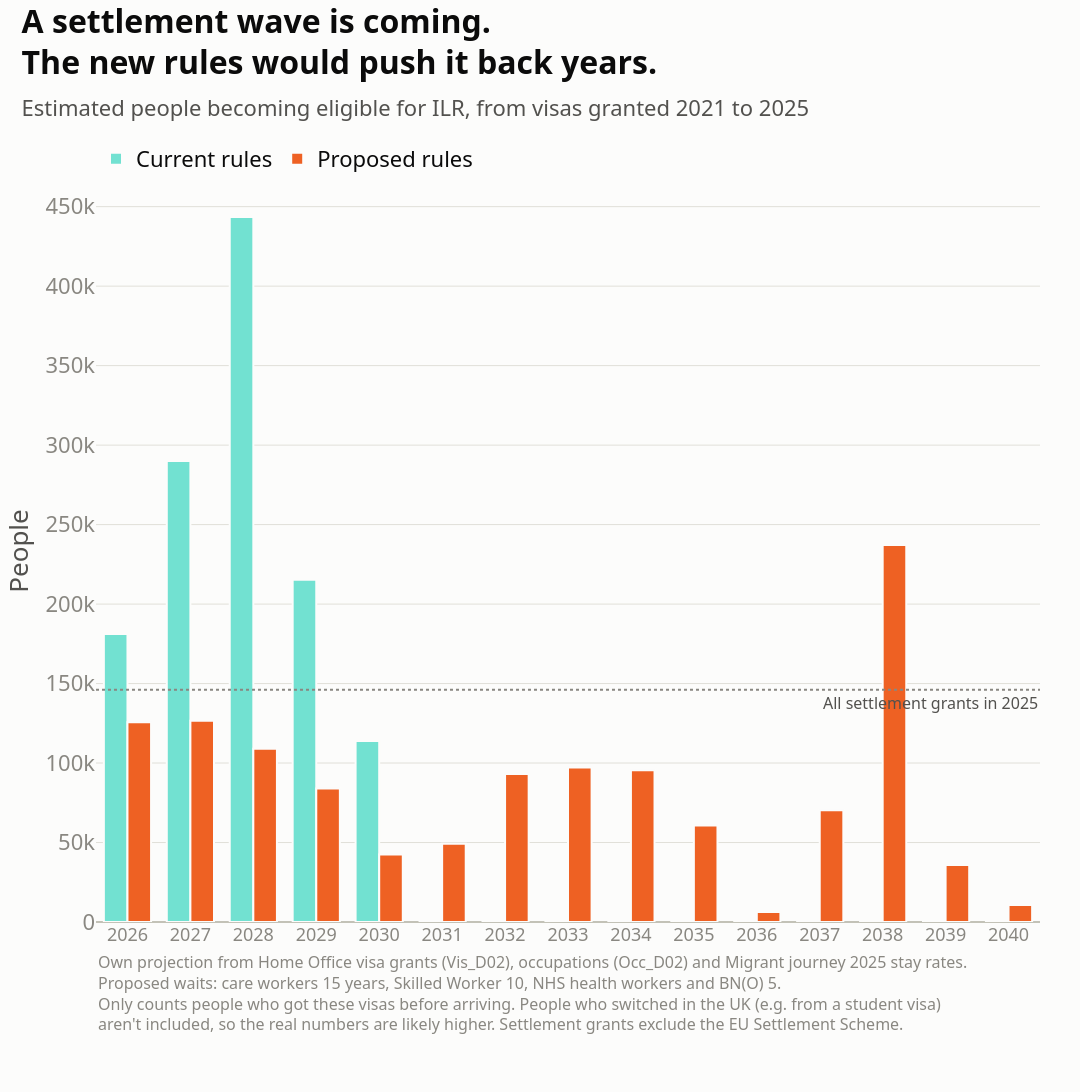

The notebook cell saved with this chart:
### Code cell
fig = px.bar(proj, barmode="group")
fig.add_hline(y=ilr_2025, line_dash="dot", line_color=MUTED,
              annotation_text="All settlement grants in 2025", annotation_position="bottom right",
              annotation_font=dict(color=INK2, size=16))
fig.update_layout(xaxis_title="", yaxis_title="People")
fig.update_xaxes(dtick=1, tickangle=0, tickfont=dict(size=18))

finish(fig,
       title="A settlement wave is coming.<br>The new rules would push it back years.",
       subtitle="Estimated people becoming eligible for ILR, from visas granted 2021 to 2025",
       source="Own projection from Home Office visa grants (Vis_D02), occupations (Occ_D02) and Migrant journey 2025 stay rates.<br>"
              "Proposed waits: care workers 15 years, Skilled Worker 10, NHS health workers and BN(O) 5.<br>"
              "Only counts people who got these visas before arriving. People who switched in the UK (e.g. from a student visa)<br>"
              "aren't included, so the real numbers are likely higher. Settlement grants exclude the EU Settlement Scheme.",
       name="06_settlement_wave").show()

### Figure 1 — Plotly figure (JSON) as saved in the notebook; plotly's stock layout.template omitted (floating-point values rounded to 4 significant figures)
{"data": [{"alignmentgroup": "True", "hovertemplate": "variable=Current rules<br>index=%{x}<br>value=%{y}<extra></extra>", "legendgroup": "Current rules", "marker": {"color": "#72E1D1", "line": {"color": "#fcfcfb", "width": 2}, "pattern": {"shape": ""}}, "name": "Current rules", "offsetgroup": "Current rules", "orientation": "v", "showlegend": true, "textposition": "auto", "type": "bar", "x": [2026, 2027, 2028, 2029, 2030, 2031, 2032, 2033, 2034, 2035, 2036, 2037, 2038, 2039, 2040], "xaxis": "x", "y": [181200.0, 289900.0, 443400.0, 215300.0, 113800.0, 0.0, 0.0, 0.0, 0.0, 0.0, 0.0, 0.0, 0.0, 0.0, 0.0], "yaxis": "y"}, {"alignmentgroup": "True", "hovertemplate": "variable=Proposed rules<br>index=%{x}<br>value=%{y}<extra></extra>", "legendgroup": "Proposed rules", "marker": {"color": "#EE6123", "line": {"color": "#fcfcfb", "width": 2}, "pattern": {"shape": ""}}, "name": "Proposed rules", "offsetgroup": "Proposed rules", "orientation": "v", "showlegend": true, "textposition": "auto", "type": "bar", "x": [2026, 2027, 2028, 2029, 2030, 2031, 2032, 2033, 2034, 2035, 2036, 2037, 2038, 2039, 2040], "xaxis": "x", "y": [125700.0, 126600.0, 108900.0, 84020.0, 42430.0, 49220.0, 93080.0, 97260.0, 95460.0, 60640.0, 6269.0, 70290.0, 237200.0, 35820.0, 10720.0], "yaxis": "y"}], "layout": {"annotations": [{"font": {"color": "#52514e", "size": 16}, "showarrow": false, "text": "All settlement grants in 2025", "x": 1, "xanchor": "right", "xref": "x domain", "y": 146119, "yanchor": "top", "yref": "y"}, {"align": "left", "font": {"color": "#898781", "size": 16}, "showarrow": false, "text": "Own projection from Home Office visa grants (Vis_D02), occupations (Occ_D02) and Migrant journey 2025 stay rates.<br>Proposed waits: care workers 15 years, Skilled Worker 10, NHS health workers and BN(O) 5.<br>Only counts people who got these visas before arriving. People who switched in the UK (e.g. from a student visa)<br>aren't included, so the real numbers are likely higher. Settlement grants exclude the EU Settlement Scheme.", "x": 0, "xanchor": "left", "xref": "paper", "y": -0.155, "yanchor": "bottom", "yref": "paper"}], "barmode": "group", "font": {"size": 22}, "height": 1350, "legend": {"orientation": "h", "title": {"text": ""}, "tracegroupgap": 0, "x": 0, "y": 1, "yanchor": "bottom"}, "margin": {"b": 170, "l": 90, "r": 40, "t": 180}, "shapes": [{"line": {"color": "#898781", "dash": "dot"}, "type": "line", "x0": 0, "x1": 1, "xref": "x domain", "y0": 146119, "y1": 146119, "yref": "y"}], "title": {"font": {"size": 32}, "text": "<b>A settlement wave is coming.<br>The new rules would push it back years.</b><br><span style='font-size:22px;color:#52514e'>Estimated people becoming eligible for ILR, from visas granted 2021 to 2025</span>", "x": 0.02, "xanchor": "left", "y": 0.97, "yanchor": "top", "yref": "container"}, "width": 1080, "xaxis": {"anchor": "y", "autorange": true, "domain": [0, 1], "dtick": 1, "range": [2026.0, 2040.0], "tickangle": 0, "tickfont": {"size": 18}, "title": {"text": ""}, "type": "linear"}, "yaxis": {"anchor": "x", "autorange": true, "domain": [0, 1], "range": [0, 466800.0], "title": {"text": "People"}, "type": "linear"}}}
